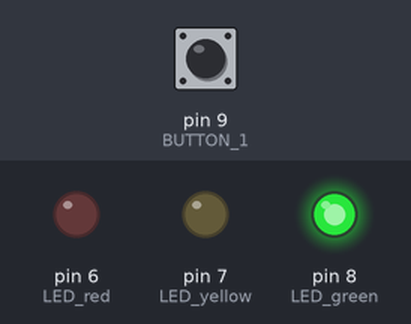
A sketch run on a simulated Arduino Uno, built with avr-gcc and run on an emulated ATmega328P. Shown: output pins drawn as LEDs (lit = HIGH). Inputs (shaded band) come from the test bench; at power-on: pin 9 (BUTTON_1) LOW.

Above: at 0.15 s.
At 1.35 s:
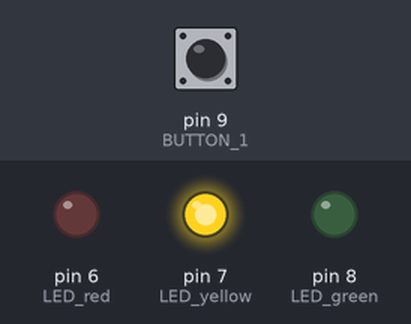
At 2.55 s:
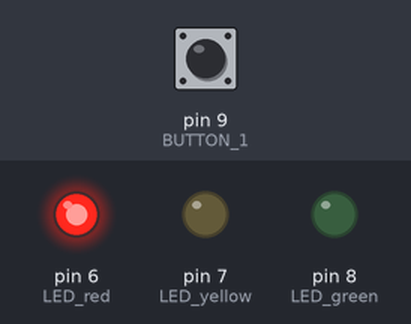
Timing chart, 0 to 3.0 s (numbered marks = the images above):
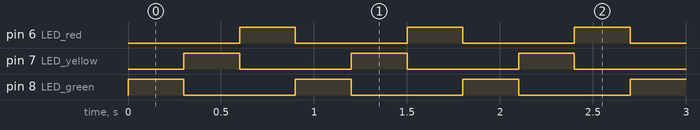

The sketch:

2_3_ledrun_switch_right_left.ino
```cpp
const int BUTTON_1 =  9;

const int LED_red = 6;
const int LED_yellow = 7;
const int LED_green = 8;

int buttonState1 = 0;

void setup() {
  pinMode(BUTTON_1, INPUT);

  pinMode(LED_red, OUTPUT);
  pinMode(LED_yellow, OUTPUT);
  pinMode(LED_green, OUTPUT);
}

void loop() {
  buttonState1 = digitalRead(BUTTON_1);
  if (buttonState1 == HIGH) {
    digitalWrite(LED_red, HIGH);
    digitalWrite(LED_yellow, LOW);
    digitalWrite(LED_green, LOW);
    delay(300);

    digitalWrite(LED_yellow, HIGH);
    digitalWrite(LED_red, LOW);
    digitalWrite(LED_green, LOW);
    delay(300);

    digitalWrite(LED_green, HIGH);
    digitalWrite(LED_red, LOW);
    digitalWrite(LED_yellow, LOW);
    delay(300);
  } else {
    digitalWrite(LED_green, HIGH);
    digitalWrite(LED_red, LOW);
    digitalWrite(LED_yellow, LOW);
    delay(300);

    digitalWrite(LED_yellow, HIGH);
    digitalWrite(LED_red, LOW);
    digitalWrite(LED_green, LOW);
    delay(300);

    digitalWrite(LED_red, HIGH);
    digitalWrite(LED_yellow, LOW);
    digitalWrite(LED_green, LOW);
    delay(300);
  }
}
```

Measured:
- by itself, pin 6 (LED_red), pin 7 (LED_yellow), pin 8 (LED_green): alternates HIGH for 0.30 s and LOW for 0.60 s
- by itself, everything shown: repeats every 0.90 s, in 3 steps
